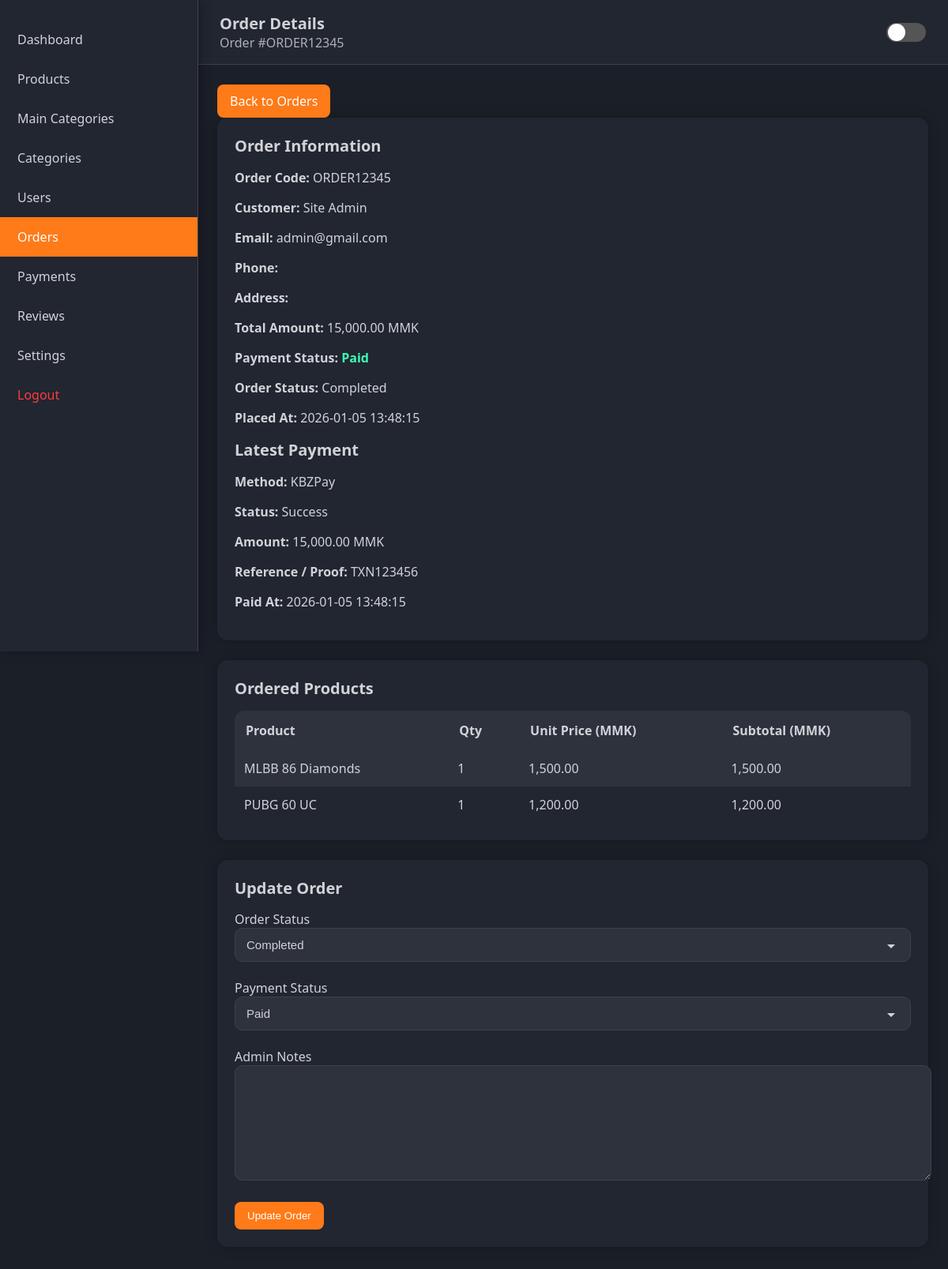
/admin/order_view.php?id=1 (signed in), run on the app's committed database.
### tables this page shows
CREATE TABLE orders (
  id INT(10) UNSIGNED NOT NULL AUTO_INCREMENT,
  user_id INT(10) UNSIGNED NOT NULL,
  order_code VARCHAR(50) NOT NULL UNIQUE,
  total_amount DECIMAL(10,2) NOT NULL,
  payment_method VARCHAR(50) DEFAULT 'KBZPay',
  payment_status ENUM('pending','paid','failed','refunded') DEFAULT 'pending',
  order_status ENUM('pending','processing','completed','cancelled','refunded') DEFAULT 'pending',
  created_at TIMESTAMP DEFAULT current_timestamp(),
  PRIMARY KEY (id),
  FOREIGN KEY (user_id) REFERENCES users(id)
);

CREATE TABLE users (
  id              INT(10) UNSIGNED NOT NULL AUTO_INCREMENT,
  name            VARCHAR(100) NOT NULL,
  username        VARCHAR(50) NOT NULL UNIQUE,
  email           VARCHAR(150) NOT NULL UNIQUE,
  password        VARCHAR(255) NOT NULL,
  role            ENUM('user','admin') NOT NULL DEFAULT 'user',
  phone           VARCHAR(30) DEFAULT NULL,
  address         TEXT DEFAULT NULL,
  profile_image   VARCHAR(255) DEFAULT 'default_user.png',
  status          ENUM('active','blocked') DEFAULT 'active',
  created_at      TIMESTAMP NOT NULL DEFAULT current_timestamp(),
  updated_at      TIMESTAMP NOT NULL DEFAULT current_timestamp() ON UPDATE current_timestamp(),
  PRIMARY KEY (id)
);

CREATE TABLE payments (
  id INT(10) UNSIGNED NOT NULL AUTO_INCREMENT,
  order_id INT(10) UNSIGNED NOT NULL,
  amount DECIMAL(10,2) NOT NULL,
  method VARCHAR(50) DEFAULT NULL,
  status ENUM('pending','success','failed') DEFAULT 'pending',
  transaction_ref VARCHAR(100) DEFAULT NULL,
  paid_at DATETIME DEFAULT NULL,
  PRIMARY KEY (id),
  FOREIGN KEY (order_id) REFERENCES orders(id) ON DELETE CASCADE
);

CREATE TABLE order_items (
  id INT(10) UNSIGNED NOT NULL AUTO_INCREMENT,
  order_id INT(10) UNSIGNED NOT NULL,
  product_id INT(10) UNSIGNED NOT NULL,
  product_name VARCHAR(200),
  quantity INT NOT NULL,
  unit_price DECIMAL(10,2) NOT NULL,
  subtotal DECIMAL(10,2) NOT NULL,
  PRIMARY KEY (id),
  FOREIGN KEY (order_id) REFERENCES orders(id) ON DELETE CASCADE
);

### admin/order_view.php (the view, shortened to what this page needs)
<?php
require_once "../db/connection.php";
$order_id = (int)$_GET["id"];
$stmt = $conn->prepare("
    SELECT o.*,
           u.name AS customer_name,
           u.email AS customer_email,
           u.phone,
           u.address
    FROM orders o
    JOIN users u ON o.user_id = u.id
    WHERE o.id = :id
");
$stmt->execute([':id' => $order_id]);
$order = $stmt->fetch(PDO::FETCH_ASSOC);
$itemStmt = $conn->prepare("SELECT * FROM order_items WHERE order_id = :id");
$itemStmt->execute([':id' => $order_id]);
$items = $itemStmt->fetchAll(PDO::FETCH_ASSOC);
$paymentStmt = $conn->prepare("SELECT method, status, transaction_ref, paid_at, amount FROM payments WHERE order_id = :id ORDER BY id DESC LIMIT 1");
$paymentStmt->execute([':id' => $order_id]);
$latestPayment = $paymentStmt->fetch(PDO::FETCH_ASSOC);
$pageTitle = "Order Details";
$pageSubtitle = "Order #" . htmlspecialchars($order['order_code']);
?>
<!DOCTYPE html>
<html>
<head>
    <link rel="stylesheet" href="../assets/css/admin.css">
</head>
<body>
<div class="sidebar">
    <a href="dashboard.php">Dashboard</a>
    <a href="products_manage.php">Products</a>
    <a href="main_categories_management.php">Main Categories</a>
    <a href="categories_management.php">Categories</a>
    <a href="users_manage.php">Users</a>
    <a href="orders_manage.php" class="active-link">Orders</a>
    <a href="payments_manage.php">Payments</a>
    <a href="reviews_manage.php">Reviews</a>
    <a href="settings.php">Settings</a>
    <a href="../auth/logout.php" style="color:#ff3b3b;">Logout</a>
</div>
<div class="topbar">
    <div>
        <strong style="font-size:20px;"><?= $pageTitle ?></strong>
        <p style="margin:0; opacity:0.8;"><?= $pageSubtitle ?></p>
    </div>
    <div class="switch-container">
        <div class="switch-toggle" onclick="toggleMode()"></div>
    </div>
</div>
<div class="content">
    <a href="orders_manage.php" class="btn-back"> Back to Orders</a>
    <div class="info-box">
        <div class="info-title">Order Information</div>
        <p><b>Order Code:</b> <?= htmlspecialchars($order['order_code']) ?></p>
        <p><b>Customer:</b> <?= htmlspecialchars($order['customer_name']) ?></p>
        <p><b>Email:</b> <?= htmlspecialchars($order['customer_email']) ?></p>
        <p><b>Phone:</b> <?= htmlspecialchars($order['phone']) ?></p>
        <p><b>Address:</b> <?= htmlspecialchars($order['address']) ?></p>
        <p><b>Total Amount:</b> <?= number_format($order['total_amount'],2) ?> MMK</p>
        <p><b>Payment Status:</b>
            <span class="status-<?= strtolower($order['payment_status']) ?>">
                <?= ucfirst($order['payment_status']) ?>
            </span>
        </p>
        <p><b>Order Status:</b> <?= ucfirst($order['order_status']) ?></p>
        <p><b>Placed At:</b> <?= $order['created_at'] ?></p>
        <?php if ($latestPayment): ?>
            <div class="info-title" style="margin-top:1rem;">Latest Payment</div>
            <p><b>Method:</b> <?= htmlspecialchars($latestPayment['method'] ?? 'N/A') ?></p>
            <p><b>Status:</b> <?= htmlspecialchars(ucfirst($latestPayment['status'] ?? 'pending')) ?></p>
            <p><b>Amount:</b> <?= number_format($latestPayment['amount'] ?? 0,2) ?> MMK</p>
            <?php
              $proof = $latestPayment['transaction_ref'] ?? '';
              $isImage = preg_match('/\.(png|jpe?g|webp)$/i', $proof);
            ?>
            <?php if ($proof): ?>
                <p><b>Reference / Proof:</b>
                  <?php if ($isImage): ?>
                    <br>
                    <img src="<?= htmlspecialchars($proof) ?>" alt="Payment proof" style="max-width:260px;border:1px solid #1f2937;border-radius:6px;">
                  <?php else: ?>
                    <?= htmlspecialchars($proof) ?>
                  <?php endif; ?>
                </p>
            <?php else: ?>
                <p><b>Reference / Proof:</b> Not provided</p>
            <?php endif; ?>
            <p><b>Paid At:</b> <?= htmlspecialchars($latestPayment['paid_at'] ?? '') ?></p>
        <?php else: ?>
            <div class="notice" style="margin-top:1rem;">No payment records yet.</div>
        <?php endif; ?>
    </div>
    <div class="product-box">
        <div class="info-title">Ordered Products</div>
        <table>
            <tr>
                <th>Product</th>
                <th>Qty</th>
                <th>Unit Price (MMK)</th>
                <th>Subtotal (MMK)</th>
            </tr>
            <?php foreach ($items as $it): ?>
            <tr>
                <td><?= htmlspecialchars($it['product_name']) ?></td>
                <td><?= $it['quantity'] ?></td>
                <td><?= number_format($it['unit_price'], 2) ?></td>
                <td><?= number_format($it['subtotal'], 2) ?></td>
            </tr>
            <?php endforeach; ?>
        </table>
    </div>
    <div class="update-box">
        <div class="info-title">Update Order</div>
        <form method="POST">
            <label>Order Status</label>
            <select name="order_status" class="select-box">
                <option value="completed"   <?= $order['order_status']=="completed" ? "selected" : "" ?>>Completed</option>
            </select>
            <br><br>
            <label>Payment Status</label>
            <select name="payment_status" class="select-box">
                <option value="paid"      <?= $order['payment_status']=="paid" ? "selected" : "" ?>>Paid</option>
            </select>
            <br><br>
            <label>Admin Notes</label>
            <textarea name="notes"><?= htmlspecialchars($order['notes'] ?? "") ?></textarea>
            <br><br>
            <button type="submit" name="update_order" class="btn-orange"> Update Order</button>
        </form>
    </div>
</div>
</body>
</html>

### assets/css/admin.css (style rules this page uses)
:root { --bg: #1b1f27; --panel: #212631; --panel-2: #2d323d; --text: #d2d3d7; --border: #3c414d; --accent-orange: #ff7a18; --accent-purple: #8f57ff; --accent-mint: #4ef0c2; --light-bg: #ece7ff; --light-panel: #ffffff; --light-panel-2: #f2f1ff; --light-text: #2c2f38; --light-border: #c6c0e8; --transition: 0.35s; }
body { background: var(--bg); color: var(--text); font-family: "Segoe UI", Arial, sans-serif; margin: 0; transition: background var(--transition), color var(--transition); }
.sidebar { width: 250px; height: 100vh; background: var(--panel); position: fixed; top: 0; left: 0; border-right: 1px solid var(--border); box-shadow: 4px 0 12px rgba(0,0,0,0.25); padding-top: 25px; transition: background var(--transition), color var(--transition); }
.sidebar a { display: block; padding: 14px 22px; text-decoration: none; color: var(--text); font-size: 16px; transition: 0.25s; }
.sidebar a.active-link { background: var(--accent-orange); color: #fff !important; }
.topbar { margin-left: 250px; background: var(--panel); color: var(--text); padding: 16px 28px; border-bottom: 1px solid var(--border); display: flex; justify-content: space-between; align-items: center; transition: background var(--transition), color var(--transition); }
.content { margin-left: 250px; padding: 25px; }
.btn-orange { display: inline-block; padding: 10px 16px; background: var(--accent-orange); color: #fff; border-radius: 8px; text-decoration: none; cursor: pointer; transition: 0.25s; border: none; }
table { width: 100%; border-collapse: collapse; background: var(--panel); border-radius: 12px; overflow: hidden; }
th { background: var(--panel-2); padding: 14px; text-align: left; color: var(--text); }
td { padding: 12px; color: var(--text); }
tr:nth-child(even) { background: var(--panel-2); }
.switch-container { display: flex; align-items: center; gap: 0; }
.switch-toggle { width: 50px; height: 24px; background: #555; border-radius: 50px; position: relative; cursor: pointer; transition: background var(--transition); }
.switch-toggle::after { content: ""; width: 22px; height: 22px; background: #fff; border-radius: 50%; position: absolute; top: 1px; left: 2px; transition: transform var(--transition); }

### admin/order_view.php (style rules this page uses)
.info-box, .product-box, .update-box { background: var(--panel); padding: 22px; border-radius: 14px; margin-bottom: 25px; box-shadow: 0 0 15px rgba(0,0,0,0.25); }
.info-title { font-size: 20px; font-weight: bold; margin-bottom: 15px; }
.status-paid { color:#3cffb3; font-weight:600; }
.btn-back { display:inline-block; padding:10px 16px; background:#ff7a18; color:white; border-radius:8px; text-decoration:none; transition:0.25s; }
textarea { width:100%; height:120px; padding:12px; border-radius:10px; background:var(--panel-2); border:1px solid var(--border); color:var(--text); font-size:15px; }
.select-box { width: 100%; padding: 12px 14px; border-radius: 10px; background: var(--panel-2); border: 1px solid var(--border); color: var(--text); cursor: pointer; font-size: 15px; transition: 0.3s ease; appearance: none; background-repeat: no-repeat; background-position: right 14px center; }

### data on the page
orders: order_code "Order #ORDER12345", order_code "ORDER12345", user.name "Site Admin", user.email "admin@gmail.com", total_amount "15,000.00", payment_status "Paid", order_status "Completed", created_at "2026-01-05 13:48:15"
payments: method "KBZPay", status "Success", amount "15,000.00", transaction_ref "TXN123456", paid_at "2026-01-05 13:48:15"
order_items: product_name "MLBB 86 Diamonds", quantity "1", unit_price "1,500.00", subtotal "1,500.00"
order_items: product_name "PUBG 60 UC", quantity "1", unit_price "1,200.00", subtotal "1,200.00"

### other printed values
$pageTitle "Order Details"
